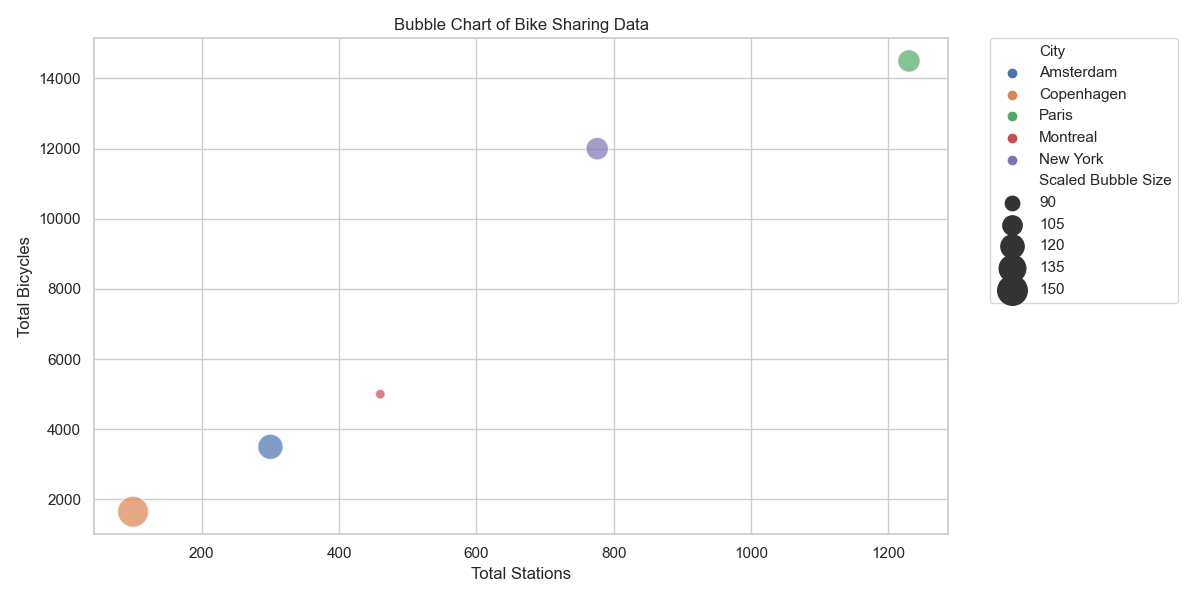

This chart was generated by the following Python code:

import seaborn as sns
import matplotlib.pyplot as plt
import pandas as pd

# Create a DataFrame from the provided data
data = [
    {'City': 'Amsterdam', 'Total Stations': 300, 'Total Bicycles': 3500, 'Average Daily Riders': 4500, 'Bubble Size (Average Trips per Bicycle)': 1.29},
    {'City': 'Copenhagen', 'Total Stations': 100, 'Total Bicycles': 1650, 'Average Daily Riders': 2600, 'Bubble Size (Average Trips per Bicycle)': 1.58},
    {'City': 'Paris', 'Total Stations': 1230, 'Total Bicycles': 14500, 'Average Daily Riders': 17000, 'Bubble Size (Average Trips per Bicycle)': 1.17},
    {'City': 'Montreal', 'Total Stations': 460, 'Total Bicycles': 5000, 'Average Daily Riders': 4000, 'Bubble Size (Average Trips per Bicycle)': 0.8},
    {'City': 'New York', 'Total Stations': 776, 'Total Bicycles': 12000, 'Average Daily Riders': 14000, 'Bubble Size (Average Trips per Bicycle)': 1.17}
]
df = pd.DataFrame(data)

# Scale the bubble sizes to make differences more visible
# You may want to adjust the scaling factor as needed for better visualization
bubble_scale = 100
df['Scaled Bubble Size'] = df['Bubble Size (Average Trips per Bicycle)'] * bubble_scale

# Use Seaborn to create the bubble chart
sns.set_style("whitegrid")
plt.figure(figsize=(12, 6))
bubble_chart = sns.scatterplot(data=df,
                               x='Total Stations',
                               y='Total Bicycles',
                               size='Scaled Bubble Size',
                               sizes=(50, 500), # The range of bubble sizes
                               hue='City',      # Color by city
                               alpha=0.7,       # Transparency of the bubbles
                               legend='brief')  # Include legend (use 'full' for full legend)

# Additional customizations
plt.title('Bubble Chart of Bike Sharing Data')
plt.xlabel('Total Stations')
plt.ylabel('Total Bicycles')
plt.legend(bbox_to_anchor=(1.05, 1), loc=2, borderaxespad=0.) # Position the legend

# Show plot with a tight layout
plt.tight_layout()
plt.show()
